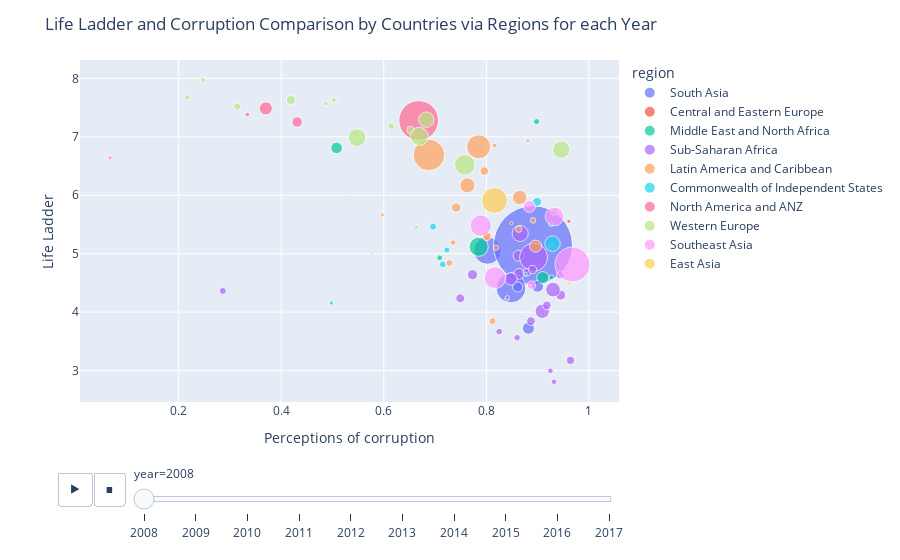

Source (notebook cell):
### Markdown cell above
# Relationship Between Hapiness and Corruption

### Code cell
fig = px.scatter(pop_df, 
                 x = "Perceptions of corruption",
                 y = "Life Ladder",
                 animation_frame = "year",
                 animation_group = "Country name",
                 size = "population",
                 color = "region",
                 hover_name = "Country name",
                 size_max=60)
fig.update_layout(title = "Life Ladder and Corruption Comparison by Countries via Regions for each Year" )

### Figure 1 — Plotly figure (JSON) as saved in the notebook; plotly's stock layout.template omitted (floating-point values rounded to 4 significant figures)
{"data": [{"hovertemplate": "<b>%{hovertext}</b><br><br>region=South Asia<br>year=2008<br>Perceptions of corruption=%{x}<br>Life Ladder=%{y}<br>population=%{marker.size}<extra></extra>", "hovertext": ["Afghanistan", "Bangladesh", "India", "Nepal", "Pakistan", "Sri Lanka"], "ids": ["Afghanistan", "Bangladesh", "India", "Nepal", "Pakistan", "Sri Lanka"], "legendgroup": "South Asia", "marker": {"color": "#636efa", "size": [27722276, 144304167, 1200669765, 26666576, 171648986, 19983984], "sizemode": "area", "sizeref": 385100.0, "symbol": "circle"}, "mode": "markers", "name": "South Asia", "orientation": "v", "showlegend": true, "type": "scatter", "x": [0.882, 0.802, 0.891, 0.9, 0.848, 0.861], "xaxis": "x", "y": [3.724, 5.052, 5.146, 4.441, 4.414, 4.431], "yaxis": "y"}, {"hovertemplate": "<b>%{hovertext}</b><br><br>region=Central and Eastern Europe<br>year=2008<br>Perceptions of corruption=%{x}<br>Life Ladder=%{y}<br>population=%{marker.size}<extra></extra>", "hovertext": ["Estonia", "Kosovo", "Latvia", "Lithuania"], "ids": ["Estonia", "Kosovo", "Latvia", "Lithuania"], "legendgroup": "Central and Eastern Europe", "marker": {"color": "#EF553B", "size": [1337090, 1747383, 2177322, 3198231], "sizemode": "area", "sizeref": 385100.0, "symbol": "circle"}, "mode": "markers", "name": "Central and Eastern Europe", "orientation": "v", "showlegend": true, "type": "scatter", "x": [0.663, 0.849, 0.926, 0.961], "xaxis": "x", "y": [5.452, 5.522, 5.145, 5.554], "yaxis": "y"}, {"hovertemplate": "<b>%{hovertext}</b><br><br>region=Middle East and North Africa<br>year=2008<br>Perceptions of corruption=%{x}<br>Life Ladder=%{y}<br>population=%{marker.size}<extra></extra>", "hovertext": ["Iraq", "Israel", "Jordan", "Lebanon", "Saudi Arabia", "Turkey"], "ids": ["Iraq", "Israel", "Jordan", "Lebanon", "Saudi Arabia", "Turkey"], "legendgroup": "Middle East and North Africa", "marker": {"color": "#00cc96", "size": [28385746, 7308800, 6556478, 4764741, 25888541, 70418604], "sizemode": "area", "sizeref": 385100.0, "symbol": "circle"}, "mode": "markers", "name": "Middle East and North Africa", "orientation": "v", "showlegend": true, "type": "scatter", "x": [0.91, 0.898, 0.709, 0.927, 0.508, 0.785], "xaxis": "x", "y": [4.59, 7.261, 4.93, 4.595, 6.811, 5.118], "yaxis": "y"}, {"hovertemplate": "<b>%{hovertext}</b><br><br>region=Sub-Saharan Africa<br>year=2008<br>Perceptions of corruption=%{x}<br>Life Ladder=%{y}<br>population=%{marker.size}<extra></extra>", "hovertext": ["Benin", "Botswana", "Burkina Faso", "Burundi", "Cameroon", "Chad", "Djibouti", "Ghana", "Kenya", "Liberia", "Madagascar", "Mali", "Mauritania", "Mozambique", "Niger", "Nigeria", "Rwanda", "Senegal", "Sierra Leone", "South Africa", "Tanzania", "Togo", "Uganda", "Zambia", "Zimbabwe"], "ids": ["Benin", "Botswana", "Burkina Faso", "Burundi", "Cameroon", "Chad", "Djibouti", "Ghana", "Kenya", "Liberia", "Madagascar", "Mali", "Mauritania", "Mozambique", "Niger", "Nigeria", "Rwanda", "Senegal", "Sierra Leone", "South Africa", "Tanzania", "Togo", "Uganda", "Zambia", "Zimbabwe"], "legendgroup": "Sub-Saharan Africa", "marker": {"color": "#ab63fa", "size": [8696921, 1915639, 14689725, 8126102, 19252666, 11183588, 816358, 23563825, 39791981, 3607860, 19996473, 14113577, 3296238, 22276596, 15250908, 150269623, 9524534, 12004701, 6133603, 49779471, 41853944, 6083420, 30431736, 12848530, 12379549], "sizemode": "area", "sizeref": 385100.0, "symbol": "circle"}, "mode": "markers", "name": "Sub-Saharan Africa", "orientation": "v", "showlegend": true, "type": "scatter", "x": [0.825, 0.806, 0.887, 0.86, 0.945, 0.944, 0.576, 0.863, 0.909, 0.84, 0.773, 0.918, 0.841, 0.864, 0.749, 0.892, 0.286, 0.879, 0.925, 0.866, 0.93, 0.932, 0.848, 0.89, 0.964], "xaxis": "x", "y": [3.667, 5.451, 3.846, 3.563, 4.292, 4.632, 5.009, 4.965, 4.015, 4.221, 4.64, 4.115, 4.248, 4.654, 4.236, 4.939, 4.363, 4.683, 2.997, 5.346, 4.385, 2.808, 4.569, 4.73, 3.174], "yaxis": "y"}, {"hovertemplate": "<b>%{hovertext}</b><br><br>region=Latin America and Caribbean<br>year=2008<br>Perceptions of corruption=%{x}<br>Life Ladder=%{y}<br>population=%{marker.size}<extra></extra>", "hovertext": ["Argentina", "Bolivia", "Brazil", "Chile", "Colombia", "Costa Rica", "Dominican Republic", "Ecuador", "El Salvador", "Guatemala", "Haiti", "Honduras", "Mexico", "Nicaragua", "Panama", "Paraguay", "Peru", "Trinidad and Tobago", "Uruguay"], "ids": ["Argentina", "Bolivia", "Brazil", "Chile", "Colombia", "Costa Rica", "Dominican Republic", "Ecuador", "El Salvador", "Guatemala", "Haiti", "Honduras", "Mexico", "Nicaragua", "Panama", "Paraguay", "Peru", "Trinidad and Tobago", "Uruguay"], "legendgroup": "Latin America and Caribbean", "marker": {"color": "#FFA15A", "size": [40080160, 9721454, 192030362, 16708258, 44254975, 4463125, 9458075, 14535739, 6131764, 14006428, 9646580, 7980955, 110815271, 5667432, 3516204, 6081296, 28562317, 1314443, 3340221], "sizemode": "area", "sizeref": 385100.0, "symbol": "circle"}, "mode": "markers", "name": "Latin America and Caribbean", "orientation": "v", "showlegend": true, "type": "scatter", "x": [0.865, 0.801, 0.688, 0.741, 0.763, 0.816, 0.728, 0.801, 0.735, 0.796, 0.812, 0.863, 0.785, 0.819, 0.881, 0.891, 0.896, 0.959, 0.597], "xaxis": "x", "y": [5.961, 5.298, 6.691, 5.789, 6.168, 6.851, 4.842, 5.297, 5.191, 6.414, 3.846, 5.42, 6.829, 5.104, 6.931, 5.57, 5.129, 6.696, 5.664], "yaxis": "y"}, {"hovertemplate": "<b>%{hovertext}</b><br><br>region=Commonwealth of Independent States<br>year=2008<br>Perceptions of corruption=%{x}<br>Life Ladder=%{y}<br>population=%{marker.size}<extra></extra>", "hovertext": ["Armenia", "Azerbaijan", "Belarus", "Georgia", "Kazakhstan", "Moldova", "Tajikistan", "Ukraine", "Uzbekistan"], "ids": ["Armenia", "Azerbaijan", "Belarus", "Georgia", "Kazakhstan", "Moldova", "Tajikistan", "Ukraine", "Uzbekistan"], "legendgroup": "Commonwealth of Independent States", "marker": {"color": "#19d3f3", "size": [2907618, 8763400, 9527985, 3848449, 15674000, 3570108, 7209930, 46258200, 27302800], "sizemode": "area", "sizeref": 385100.0, "symbol": "circle"}, "mode": "markers", "name": "Commonwealth of Independent States", "orientation": "v", "showlegend": true, "type": "scatter", "x": [0.876, 0.715, 0.696, 0.498, 0.899, 0.926, 0.723, 0.929, null], "xaxis": "x", "y": [4.652, 4.817, 5.463, 4.156, 5.886, 5.503, 5.064, 5.172, 5.311], "yaxis": "y"}, {"hovertemplate": "<b>%{hovertext}</b><br><br>region=North America and ANZ<br>year=2008<br>Perceptions of corruption=%{x}<br>Life Ladder=%{y}<br>population=%{marker.size}<extra></extra>", "hovertext": ["Australia", "Canada", "New Zealand", "United States"], "ids": ["Australia", "Canada", "New Zealand", "United States"], "legendgroup": "North America and ANZ", "marker": {"color": "#FF6692", "size": [21249200, 33247118, 4259800, 304093966], "sizemode": "area", "sizeref": 385100.0, "symbol": "circle"}, "mode": "markers", "name": "North America and ANZ", "orientation": "v", "showlegend": true, "type": "scatter", "x": [0.431, 0.37, 0.334, 0.668], "xaxis": "x", "y": [7.254, 7.486, 7.381, 7.28], "yaxis": "y"}, {"hovertemplate": "<b>%{hovertext}</b><br><br>region=Western Europe<br>year=2008<br>Perceptions of corruption=%{x}<br>Life Ladder=%{y}<br>population=%{marker.size}<extra></extra>", "hovertext": ["Austria", "Belgium", "Denmark", "Finland", "France", "Germany", "Iceland", "Ireland", "Italy", "Netherlands", "Norway", "Portugal", "Spain", "Sweden", "United Kingdom"], "ids": ["Austria", "Belgium", "Denmark", "Finland", "France", "Germany", "Iceland", "Ireland", "Italy", "Netherlands", "Norway", "Portugal", "Spain", "Sweden", "United Kingdom"], "legendgroup": "Western Europe", "marker": {"color": "#B6E880", "size": [8321496, 10709973, 5493621, 5313399, 64374984, 82110097, 317414, 4489544, 58826731, 16445593, 4768212, 10558177, 45954106, 9219637, 61806995], "sizemode": "area", "sizeref": 385100.0, "symbol": "circle"}, "mode": "markers", "name": "Western Europe", "orientation": "v", "showlegend": true, "type": "scatter", "x": [0.614, 0.652, 0.248, 0.217, 0.669, 0.758, 0.708, 0.487, 0.946, 0.419, 0.503, 0.933, 0.683, 0.314, 0.548], "xaxis": "x", "y": [7.181, 7.117, 7.971, 7.671, 7.008, 6.522, 6.888, 7.568, 6.78, 7.631, 7.632, 5.717, 7.294, 7.516, 6.986], "yaxis": "y"}, {"hovertemplate": "<b>%{hovertext}</b><br><br>region=Southeast Asia<br>year=2008<br>Perceptions of corruption=%{x}<br>Life Ladder=%{y}<br>population=%{marker.size}<extra></extra>", "hovertext": ["Cambodia", "Indonesia", "Malaysia", "Philippines", "Singapore", "Thailand", "Vietnam"], "ids": ["Cambodia", "Indonesia", "Malaysia", "Philippines", "Singapore", "Thailand", "Vietnam"], "legendgroup": "Southeast Asia", "marker": {"color": "#FF97FF", "size": [13883834, 235469762, 27236006, 90901965, 4839396, 66530984, 86243413], "sizemode": "area", "sizeref": 385100.0, "symbol": "circle"}, "mode": "markers", "name": "Southeast Asia", "orientation": "v", "showlegend": true, "type": "scatter", "x": [0.888, 0.968, 0.884, 0.817, 0.066, 0.933, 0.789], "xaxis": "x", "y": [4.462, 4.815, 5.807, 4.589, 6.642, 5.636, 5.48], "yaxis": "y"}, {"hovertemplate": "<b>%{hovertext}</b><br><br>region=East Asia<br>year=2008<br>Perceptions of corruption=%{x}<br>Life Ladder=%{y}<br>population=%{marker.size}<extra></extra>", "hovertext": ["China", "Japan", "Mongolia"], "ids": ["China", "Japan", "Mongolia"], "legendgroup": "East Asia", "marker": {"color": "#FECB52", "size": [1324655000, 128063000, 2631898], "sizemode": "area", "sizeref": 385100.0, "symbol": "circle"}, "mode": "markers", "name": "East Asia", "orientation": "v", "showlegend": true, "type": "scatter", "x": [null, 0.816, 0.962], "xaxis": "x", "y": [4.846, 5.911, 4.493], "yaxis": "y"}], "layout": {"legend": {"itemsizing": "constant", "title": {"text": "region"}, "tracegroupgap": 0}, "margin": {"t": 60}, "sliders": [{"active": 0, "currentvalue": {"prefix": "year="}, "len": 0.9, "pad": {"b": 10, "t": 60}, "steps": [{"args": [["2008"], {"frame": {"duration": 0, "redraw": false}, "fromcurrent": true, "mode": "immediate", "transition": {"duration": 0, "easing": "linear"}}], "label": "2008", "method": "animate"}, {"args": [["2009"], {"frame": {"duration": 0, "redraw": false}, "fromcurrent": true, "mode": "immediate", "transition": {"duration": 0, "easing": "linear"}}], "label": "2009", "method": "animate"}, {"args": [["2010"], {"frame": {"duration": 0, "redraw": false}, "fromcurrent": true, "mode": "immediate", "transition": {"duration": 0, "easing": "linear"}}], "label": "2010", "method": "animate"}, {"args": [["2011"], {"frame": {"duration": 0, "redraw": false}, "fromcurrent": true, "mode": "immediate", "transition": {"duration": 0, "easing": "linear"}}], "label": "2011", "method": "animate"}, {"args": [["2012"], {"frame": {"duration": 0, "redraw": false}, "fromcurrent": true, "mode": "immediate", "transition": {"duration": 0, "easing": "linear"}}], "label": "2012", "method": "animate"}, {"args": [["2013"], {"frame": {"duration": 0, "redraw": false}, "fromcurrent": true, "mode": "immediate", "transition": {"duration": 0, "easing": "linear"}}], "label": "2013", "method": "animate"}, {"args": [["2014"], {"frame": {"duration": 0, "redraw": false}, "fromcurrent": true, "mode": "immediate", "transition": {"duration": 0, "easing": "linear"}}], "label": "2014", "method": "animate"}, {"args": [["2015"], {"frame": {"duration": 0, "redraw": false}, "fromcurrent": true, "mode": "immediate", "transition": {"duration": 0, "easing": "linear"}}], "label": "2015", "method": "animate"}, {"args": [["2016"], {"frame": {"duration": 0, "redraw": false}, "fromcurrent": true, "mode": "immediate", "transition": {"duration": 0, "easing": "linear"}}], "label": "2016", "method": "animate"}, {"args": [["2017"], {"frame": {"duration": 0, "redraw": false}, "fromcurrent": true, "mode": "immediate", "transition": {"duration": 0, "easing": "linear"}}], "label": "2017", "method": "animate"}], "x": 0.1, "xanchor": "left", "y": 0, "yanchor": "top"}], "title": {"text": "Life Ladder and Corruption Comparison by Countries via Regions for each Year"}, "updatemenus": [{"buttons": [{"args": [null, {"frame": {"duration": 500, "redraw": false}, "fromcurrent": true, "mode": "immediate", "transition": {"duration": 500, "easing": "linear"}}], "label": "&#9654;", "method": "animate"}, {"args": [[null], {"frame": {"duration": 0, "redraw": false}, "fromcurrent": true, "mode": "immediate", "transition": {"duration": 0, "easing": "linear"}}], "label": "&#9724;", "method": "animate"}], "direction": "left", "pad": {"r": 10, "t": 70}, "showactive": false, "type": "buttons", "x": 0.1, "xanchor": "right", "y": 0, "yanchor": "top"}], "xaxis": {"anchor": "y", "domain": [0, 1], "title": {"text": "Perceptions of corruption"}}, "yaxis": {"anchor": "x", "domain": [0, 1], "title": {"text": "Life Ladder"}}}}
